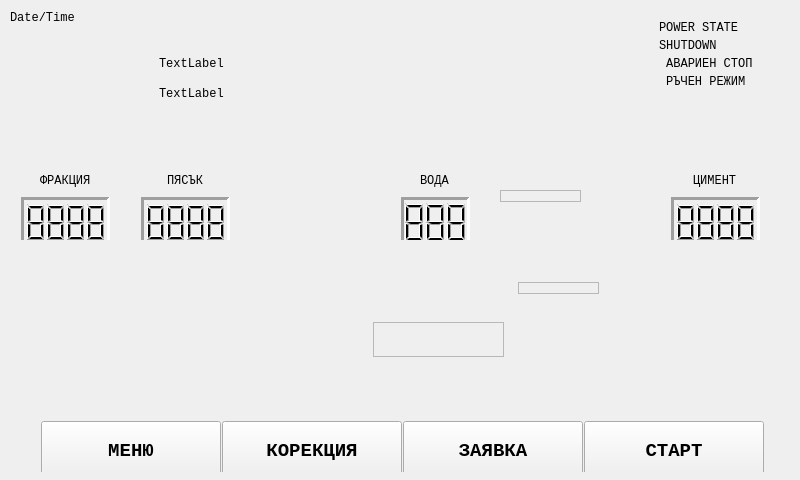
<?xml version="1.0" encoding="UTF-8"?>
<ui version="4.0">
 <class>MainWindow</class>
 <widget class="QMainWindow" name="MainWindow">
  <property name="geometry">
   <rect>
    <x>0</x>
    <y>0</y>
    <width>800</width>
    <height>480</height>
   </rect>
  </property>
  <property name="sizePolicy">
   <sizepolicy hsizetype="Fixed" vsizetype="Fixed">
    <horstretch>0</horstretch>
    <verstretch>0</verstretch>
   </sizepolicy>
  </property>
  <property name="minimumSize">
   <size>
    <width>800</width>
    <height>480</height>
   </size>
  </property>
  <property name="maximumSize">
   <size>
    <width>800</width>
    <height>480</height>
   </size>
  </property>
  <property name="font">
   <font>
    <family>Courier New</family>
   </font>
  </property>
  <property name="cursor">
   <cursorShape>BlankCursor</cursorShape>
  </property>
  <property name="windowTitle">
   <string>MainWindow</string>
  </property>
  <widget class="QWidget" name="centralWidget">
   <widget class="QWidget" name="layoutWidget">
    <property name="geometry">
     <rect>
      <x>30</x>
      <y>410</y>
      <width>740</width>
      <height>62</height>
     </rect>
    </property>
    <layout class="QHBoxLayout" name="horizontalLayout">
     <item>
      <widget class="QPushButton" name="btnMenu">
       <property name="minimumSize">
        <size>
         <width>180</width>
         <height>60</height>
        </size>
       </property>
       <property name="maximumSize">
        <size>
         <width>180</width>
         <height>60</height>
        </size>
       </property>
       <property name="font">
        <font>
         <pointsize>14</pointsize>
         <weight>75</weight>
         <bold>true</bold>
        </font>
       </property>
       <property name="text">
        <string>МЕНЮ</string>
       </property>
      </widget>
     </item>
     <item>
      <widget class="QPushButton" name="btnChange">
       <property name="minimumSize">
        <size>
         <width>180</width>
         <height>60</height>
        </size>
       </property>
       <property name="maximumSize">
        <size>
         <width>180</width>
         <height>60</height>
        </size>
       </property>
       <property name="font">
        <font>
         <pointsize>14</pointsize>
         <weight>75</weight>
         <bold>true</bold>
        </font>
       </property>
       <property name="text">
        <string>КОРЕКЦИЯ</string>
       </property>
      </widget>
     </item>
     <item>
      <widget class="QPushButton" name="btnSelectConcrete">
       <property name="minimumSize">
        <size>
         <width>180</width>
         <height>60</height>
        </size>
       </property>
       <property name="maximumSize">
        <size>
         <width>180</width>
         <height>60</height>
        </size>
       </property>
       <property name="font">
        <font>
         <pointsize>14</pointsize>
         <weight>75</weight>
         <bold>true</bold>
        </font>
       </property>
       <property name="text">
        <string>ЗАЯВКА</string>
       </property>
      </widget>
     </item>
     <item>
      <widget class="QPushButton" name="btnStart">
       <property name="minimumSize">
        <size>
         <width>180</width>
         <height>60</height>
        </size>
       </property>
       <property name="maximumSize">
        <size>
         <width>180</width>
         <height>60</height>
        </size>
       </property>
       <property name="font">
        <font>
         <pointsize>14</pointsize>
         <weight>75</weight>
         <bold>true</bold>
        </font>
       </property>
       <property name="text">
        <string>СТАРТ</string>
       </property>
      </widget>
     </item>
    </layout>
   </widget>
   <widget class="QLabel" name="lblBackgroundImage">
    <property name="geometry">
     <rect>
      <x>0</x>
      <y>0</y>
      <width>801</width>
      <height>401</height>
     </rect>
    </property>
    <property name="text">
     <string/>
    </property>
    <property name="pixmap">
     <pixmap>:/res/background.bmp</pixmap>
    </property>
   </widget>
   <widget class="QWidget" name="layoutWidget_5">
    <property name="geometry">
     <rect>
      <x>130</x>
      <y>160</y>
      <width>111</width>
      <height>80</height>
     </rect>
    </property>
    <layout class="QVBoxLayout" name="verticalLayout">
     <item>
      <layout class="QHBoxLayout" name="horizontalLayout_2">
       <item>
        <spacer name="horizontalSpacer">
         <property name="orientation">
          <enum>Qt::Horizontal</enum>
         </property>
         <property name="sizeHint" stdset="0">
          <size>
           <width>40</width>
           <height>20</height>
          </size>
         </property>
        </spacer>
       </item>
       <item>
        <widget class="QLabel" name="lblSandScale">
         <property name="text">
          <string>ПЯСЪК</string>
         </property>
        </widget>
       </item>
       <item>
        <spacer name="horizontalSpacer_2">
         <property name="orientation">
          <enum>Qt::Horizontal</enum>
         </property>
         <property name="sizeHint" stdset="0">
          <size>
           <width>40</width>
           <height>20</height>
          </size>
         </property>
        </spacer>
       </item>
      </layout>
     </item>
     <item>
      <widget class="QLCDNumber" name="lcdSandScale">
       <property name="minimumSize">
        <size>
         <width>0</width>
         <height>50</height>
        </size>
       </property>
       <property name="frameShape">
        <enum>QFrame::Panel</enum>
       </property>
       <property name="frameShadow">
        <enum>QFrame::Sunken</enum>
       </property>
       <property name="lineWidth">
        <number>3</number>
       </property>
       <property name="numDigits">
        <number>4</number>
       </property>
       <property name="intValue" stdset="0">
        <number>8888</number>
       </property>
      </widget>
     </item>
    </layout>
   </widget>
   <widget class="QLabel" name="lblDateTime">
    <property name="geometry">
     <rect>
      <x>10</x>
      <y>10</y>
      <width>211</width>
      <height>16</height>
     </rect>
    </property>
    <property name="text">
     <string>Date/Time</string>
    </property>
   </widget>
   <widget class="QWidget" name="layoutWidget_2">
    <property name="geometry">
     <rect>
      <x>10</x>
      <y>160</y>
      <width>111</width>
      <height>80</height>
     </rect>
    </property>
    <layout class="QVBoxLayout" name="verticalLayout_2">
     <item>
      <layout class="QHBoxLayout" name="horizontalLayout_3">
       <item>
        <spacer name="horizontalSpacer_3">
         <property name="orientation">
          <enum>Qt::Horizontal</enum>
         </property>
         <property name="sizeHint" stdset="0">
          <size>
           <width>40</width>
           <height>20</height>
          </size>
         </property>
        </spacer>
       </item>
       <item>
        <widget class="QLabel" name="lblFraction">
         <property name="text">
          <string>ФРАКЦИЯ</string>
         </property>
        </widget>
       </item>
       <item>
        <spacer name="horizontalSpacer_4">
         <property name="orientation">
          <enum>Qt::Horizontal</enum>
         </property>
         <property name="sizeHint" stdset="0">
          <size>
           <width>40</width>
           <height>20</height>
          </size>
         </property>
        </spacer>
       </item>
      </layout>
     </item>
     <item>
      <widget class="QLCDNumber" name="lcdFractScale">
       <property name="minimumSize">
        <size>
         <width>0</width>
         <height>50</height>
        </size>
       </property>
       <property name="frameShape">
        <enum>QFrame::Panel</enum>
       </property>
       <property name="frameShadow">
        <enum>QFrame::Sunken</enum>
       </property>
       <property name="lineWidth">
        <number>3</number>
       </property>
       <property name="numDigits">
        <number>4</number>
       </property>
       <property name="intValue" stdset="0">
        <number>8888</number>
       </property>
      </widget>
     </item>
    </layout>
   </widget>
   <widget class="QLabel" name="lblRotorStrip1">
    <property name="geometry">
     <rect>
      <x>50</x>
      <y>350</y>
      <width>44</width>
      <height>44</height>
     </rect>
    </property>
    <property name="minimumSize">
     <size>
      <width>44</width>
      <height>44</height>
     </size>
    </property>
    <property name="maximumSize">
     <size>
      <width>44</width>
      <height>44</height>
     </size>
    </property>
    <property name="text">
     <string/>
    </property>
    <property name="pixmap">
     <pixmap>:/res/wheel-180.png</pixmap>
    </property>
   </widget>
   <widget class="QLabel" name="lblRotorStrip2">
    <property name="geometry">
     <rect>
      <x>340</x>
      <y>270</y>
      <width>44</width>
      <height>44</height>
     </rect>
    </property>
    <property name="sizePolicy">
     <sizepolicy hsizetype="Preferred" vsizetype="Preferred">
      <horstretch>44</horstretch>
      <verstretch>44</verstretch>
     </sizepolicy>
    </property>
    <property name="minimumSize">
     <size>
      <width>44</width>
      <height>44</height>
     </size>
    </property>
    <property name="maximumSize">
     <size>
      <width>44</width>
      <height>44</height>
     </size>
    </property>
    <property name="text">
     <string/>
    </property>
    <property name="pixmap">
     <pixmap>:/res/wheel-180.png</pixmap>
    </property>
   </widget>
   <widget class="QLabel" name="lblShnekMixer">
    <property name="geometry">
     <rect>
      <x>373</x>
      <y>322</y>
      <width>131</width>
      <height>35</height>
     </rect>
    </property>
    <property name="frameShape">
     <enum>QFrame::StyledPanel</enum>
    </property>
    <property name="text">
     <string/>
    </property>
    <property name="pixmap">
     <pixmap>:/res/shnek-h-5.png</pixmap>
    </property>
   </widget>
   <widget class="QWidget" name="layoutWidget_4">
    <property name="geometry">
     <rect>
      <x>390</x>
      <y>160</y>
      <width>91</width>
      <height>80</height>
     </rect>
    </property>
    <layout class="QVBoxLayout" name="verticalLayout_4">
     <item>
      <layout class="QHBoxLayout" name="horizontalLayout_5">
       <item>
        <spacer name="horizontalSpacer_7">
         <property name="orientation">
          <enum>Qt::Horizontal</enum>
         </property>
         <property name="sizeHint" stdset="0">
          <size>
           <width>40</width>
           <height>20</height>
          </size>
         </property>
        </spacer>
       </item>
       <item>
        <widget class="QLabel" name="lblWater">
         <property name="text">
          <string>ВОДА</string>
         </property>
        </widget>
       </item>
       <item>
        <spacer name="horizontalSpacer_8">
         <property name="orientation">
          <enum>Qt::Horizontal</enum>
         </property>
         <property name="sizeHint" stdset="0">
          <size>
           <width>40</width>
           <height>20</height>
          </size>
         </property>
        </spacer>
       </item>
      </layout>
     </item>
     <item>
      <widget class="QLCDNumber" name="lcdWater">
       <property name="minimumSize">
        <size>
         <width>0</width>
         <height>50</height>
        </size>
       </property>
       <property name="frameShape">
        <enum>QFrame::Panel</enum>
       </property>
       <property name="frameShadow">
        <enum>QFrame::Sunken</enum>
       </property>
       <property name="lineWidth">
        <number>3</number>
       </property>
       <property name="numDigits">
        <number>3</number>
       </property>
       <property name="intValue" stdset="0">
        <number>888</number>
       </property>
      </widget>
     </item>
    </layout>
    <zorder></zorder>
    <zorder>lcdWater</zorder>
   </widget>
   <widget class="QWidget" name="layoutWidget_3">
    <property name="geometry">
     <rect>
      <x>660</x>
      <y>160</y>
      <width>111</width>
      <height>80</height>
     </rect>
    </property>
    <layout class="QVBoxLayout" name="verticalLayout_3">
     <item>
      <layout class="QHBoxLayout" name="horizontalLayout_4">
       <item>
        <spacer name="horizontalSpacer_5">
         <property name="orientation">
          <enum>Qt::Horizontal</enum>
         </property>
         <property name="sizeHint" stdset="0">
          <size>
           <width>40</width>
           <height>20</height>
          </size>
         </property>
        </spacer>
       </item>
       <item>
        <widget class="QLabel" name="lblPepelina">
         <property name="text">
          <string>ЦИМЕНТ</string>
         </property>
        </widget>
       </item>
       <item>
        <spacer name="horizontalSpacer_6">
         <property name="orientation">
          <enum>Qt::Horizontal</enum>
         </property>
         <property name="sizeHint" stdset="0">
          <size>
           <width>40</width>
           <height>20</height>
          </size>
         </property>
        </spacer>
       </item>
      </layout>
     </item>
     <item>
      <widget class="QLCDNumber" name="lcdCementScale">
       <property name="minimumSize">
        <size>
         <width>0</width>
         <height>50</height>
        </size>
       </property>
       <property name="frameShape">
        <enum>QFrame::Panel</enum>
       </property>
       <property name="frameShadow">
        <enum>QFrame::Sunken</enum>
       </property>
       <property name="lineWidth">
        <number>3</number>
       </property>
       <property name="smallDecimalPoint">
        <bool>false</bool>
       </property>
       <property name="numDigits">
        <number>4</number>
       </property>
       <property name="digitCount">
        <number>4</number>
       </property>
       <property name="value" stdset="0">
        <double>8888.000000000000000</double>
       </property>
       <property name="intValue" stdset="0">
        <number>8888</number>
       </property>
      </widget>
     </item>
    </layout>
   </widget>
   <widget class="QLabel" name="lblShnekH_2">
    <property name="geometry">
     <rect>
      <x>500</x>
      <y>190</y>
      <width>81</width>
      <height>12</height>
     </rect>
    </property>
    <property name="minimumSize">
     <size>
      <width>0</width>
      <height>12</height>
     </size>
    </property>
    <property name="maximumSize">
     <size>
      <width>16777215</width>
      <height>12</height>
     </size>
    </property>
    <property name="font">
     <font>
      <family>Cottage</family>
     </font>
    </property>
    <property name="frameShape">
     <enum>QFrame::StyledPanel</enum>
    </property>
    <property name="text">
     <string/>
    </property>
    <property name="pixmap">
     <pixmap>:/res/shnek-h-5.png</pixmap>
    </property>
   </widget>
   <widget class="QLabel" name="lblRotorTop">
    <property name="geometry">
     <rect>
      <x>590</x>
      <y>180</y>
      <width>44</width>
      <height>44</height>
     </rect>
    </property>
    <property name="sizePolicy">
     <sizepolicy hsizetype="Preferred" vsizetype="Preferred">
      <horstretch>44</horstretch>
      <verstretch>44</verstretch>
     </sizepolicy>
    </property>
    <property name="minimumSize">
     <size>
      <width>44</width>
      <height>44</height>
     </size>
    </property>
    <property name="maximumSize">
     <size>
      <width>44</width>
      <height>44</height>
     </size>
    </property>
    <property name="text">
     <string/>
    </property>
    <property name="pixmap">
     <pixmap>:/res/wheel-180.png</pixmap>
    </property>
   </widget>
   <widget class="QLabel" name="lblShnekH_1">
    <property name="geometry">
     <rect>
      <x>518</x>
      <y>282</y>
      <width>81</width>
      <height>12</height>
     </rect>
    </property>
    <property name="minimumSize">
     <size>
      <width>0</width>
      <height>12</height>
     </size>
    </property>
    <property name="maximumSize">
     <size>
      <width>16777215</width>
      <height>12</height>
     </size>
    </property>
    <property name="font">
     <font>
      <family>Cottage</family>
     </font>
    </property>
    <property name="frameShape">
     <enum>QFrame::StyledPanel</enum>
    </property>
    <property name="text">
     <string/>
    </property>
    <property name="pixmap">
     <pixmap>:/res/shnek-h-5.png</pixmap>
    </property>
   </widget>
   <widget class="QLabel" name="lblWaterFlow">
    <property name="geometry">
     <rect>
      <x>463</x>
      <y>240</y>
      <width>12</width>
      <height>70</height>
     </rect>
    </property>
    <property name="text">
     <string/>
    </property>
    <property name="pixmap">
     <pixmap>:/res/nowater.png</pixmap>
    </property>
   </widget>
   <widget class="QLabel" name="lblSandValve">
    <property name="geometry">
     <rect>
      <x>144</x>
      <y>283</y>
      <width>36</width>
      <height>36</height>
     </rect>
    </property>
    <property name="text">
     <string/>
    </property>
    <property name="pixmap">
     <pixmap>:/res/green-dot.png</pixmap>
    </property>
    <property name="scaledContents">
     <bool>false</bool>
    </property>
   </widget>
   <widget class="QLabel" name="lblFractionValve">
    <property name="geometry">
     <rect>
      <x>66</x>
      <y>283</y>
      <width>36</width>
      <height>36</height>
     </rect>
    </property>
    <property name="text">
     <string/>
    </property>
    <property name="pixmap">
     <pixmap>:/res/green-dot.png</pixmap>
    </property>
    <property name="scaledContents">
     <bool>false</bool>
    </property>
   </widget>
   <widget class="QLabel" name="lblCementValve">
    <property name="geometry">
     <rect>
      <x>586</x>
      <y>260</y>
      <width>36</width>
      <height>36</height>
     </rect>
    </property>
    <property name="text">
     <string/>
    </property>
    <property name="pixmap">
     <pixmap>:/res/green-dot.png</pixmap>
    </property>
    <property name="scaledContents">
     <bool>false</bool>
    </property>
   </widget>
   <widget class="QLabel" name="lblMixerValve">
    <property name="geometry">
     <rect>
      <x>420</x>
      <y>369</y>
      <width>36</width>
      <height>36</height>
     </rect>
    </property>
    <property name="text">
     <string/>
    </property>
    <property name="pixmap">
     <pixmap>:/res/green-dot.png</pixmap>
    </property>
    <property name="scaledContents">
     <bool>false</bool>
    </property>
   </widget>
   <widget class="QWidget" name="layoutWidget">
    <property name="geometry">
     <rect>
      <x>648</x>
      <y>11</y>
      <width>138</width>
      <height>87</height>
     </rect>
    </property>
    <layout class="QVBoxLayout" name="verticalLayout_5">
     <item>
      <layout class="QHBoxLayout" name="horizontalLayout_6">
       <item>
        <widget class="QLabel" name="lblPower">
         <property name="frameShape">
          <enum>QFrame::NoFrame</enum>
         </property>
         <property name="text">
          <string>POWER STATE</string>
         </property>
        </widget>
       </item>
       <item>
        <spacer name="horizontalSpacer_9">
         <property name="orientation">
          <enum>Qt::Horizontal</enum>
         </property>
         <property name="sizeHint" stdset="0">
          <size>
           <width>40</width>
           <height>20</height>
          </size>
         </property>
        </spacer>
       </item>
      </layout>
     </item>
     <item>
      <widget class="QLabel" name="lblShutdownCounter">
       <property name="text">
        <string>SHUTDOWN</string>
       </property>
      </widget>
     </item>
     <item>
      <widget class="QLabel" name="lblEmebrgencyStop">
       <property name="text">
        <string> АВАРИЕН СТОП</string>
       </property>
      </widget>
     </item>
     <item>
      <widget class="QLabel" name="lblAutomaticMode">
       <property name="text">
        <string> РЪЧЕН РЕЖИМ</string>
       </property>
      </widget>
     </item>
    </layout>
   </widget>
   <widget class="QWidget" name="">
    <property name="geometry">
     <rect>
      <x>30</x>
      <y>40</y>
      <width>391</width>
      <height>77</height>
     </rect>
    </property>
    <layout class="QHBoxLayout" name="horizontalLayout_7">
     <item>
      <widget class="QLabel" name="lblLogo">
       <property name="minimumSize">
        <size>
         <width>112</width>
         <height>75</height>
        </size>
       </property>
       <property name="maximumSize">
        <size>
         <width>112</width>
         <height>75</height>
        </size>
       </property>
       <property name="text">
        <string/>
       </property>
       <property name="pixmap">
        <pixmap>:/res/logo.png</pixmap>
       </property>
      </widget>
     </item>
     <item>
      <layout class="QVBoxLayout" name="verticalLayout_6">
       <item>
        <widget class="QLabel" name="lblCurrentRecepie">
         <property name="text">
          <string>TextLabel</string>
         </property>
        </widget>
       </item>
       <item>
        <widget class="QLabel" name="lblProgess">
         <property name="text">
          <string>TextLabel</string>
         </property>
        </widget>
       </item>
      </layout>
     </item>
    </layout>
   </widget>
  </widget>
 </widget>
 <layoutdefault spacing="6" margin="11"/>
 <resources/>
 <connections/>
</ui>
